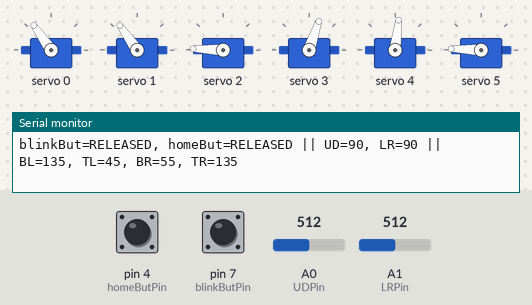
This sketch was run on a simulated Arduino Uno, built with avr-gcc and run on an emulated ATmega328P. On the bench: 6 × servo, the last lines printed to the serial monitor. The inputs (shaded band) are chosen by the test bench; at power-on: pin 7 (blinkButPin) HIGH, A0 (UDPin) = 512, A1 (LRPin) = 512, pin 4 (homeButPin) HIGH. EEPROM starts erased.

Above: at 1.2 s.
1.3 s: pin 7 (blinkButPin) pulled LOW for 0.15 s
At 1.75 s:
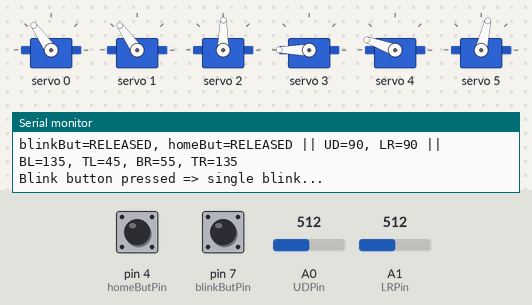
3.4 s: A0 (UDPin) set to 622
At 4.6 s:
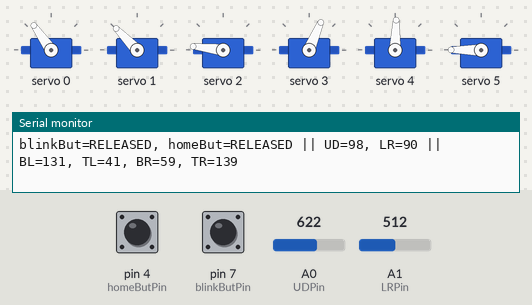
4.9 s: A0 (UDPin) set to 649
At 6.1 s:
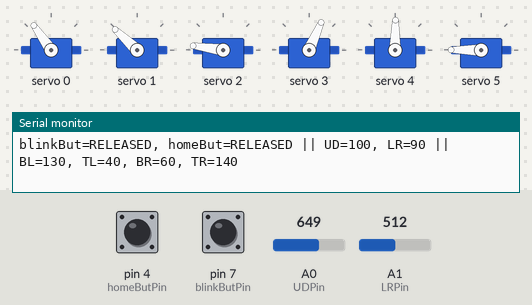
7.9 s: A1 (LRPin) set to 603
At 8.7 s:
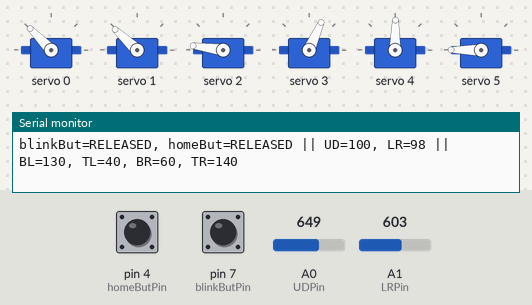
10.9 s: A1 (LRPin) set to 626
At 11.7 s:
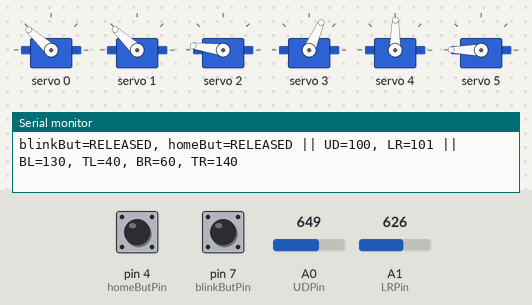
13.9 s: A1 (LRPin) set to 306
At 14.3 s:
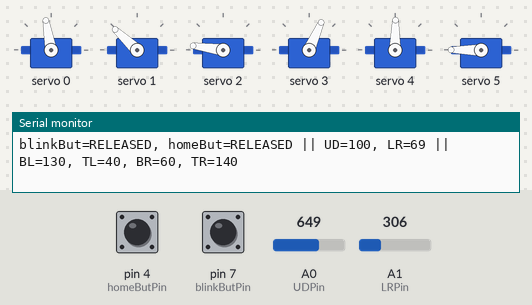
Timing chart, 0 to 16.5 s (numbered marks = the images above; inputs shaded):
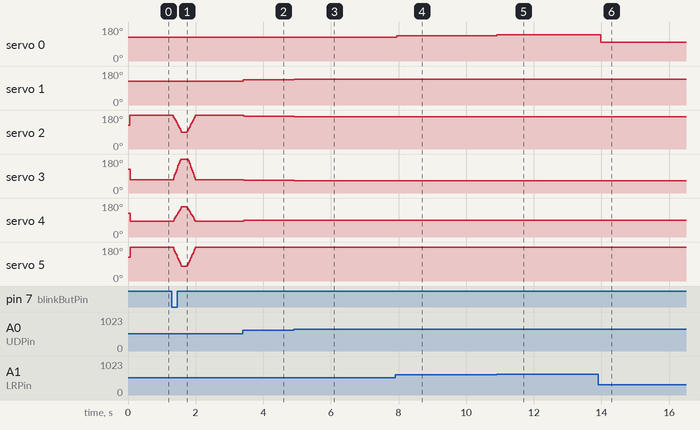

The sketch:

PuppetEyes.ino
```cpp
#include <Wire.h>
#include <Adafruit_PWMServoDriver.h>
#include <EEPROM.h>

// ------------------ PCA9685 Setup ------------------
#define PCA9685_I2C_ADDR 0x40
Adafruit_PWMServoDriver pwm = Adafruit_PWMServoDriver(PCA9685_I2C_ADDR);

#define SERVO_FREQ 50
#define SERVOMIN   150
#define SERVOMAX   600

// ------------------ Servo Channels ------------------
const uint8_t CH_LOOKLR = 0; // Eye left-right
const uint8_t CH_LOOKUD = 1; // Eye up-down
const uint8_t CH_LIDBL  = 2; // Lid bottom-left
const uint8_t CH_LIDTL  = 3; // Lid top-left
const uint8_t CH_LIDBR  = 4; // Lid bottom-right
const uint8_t CH_LIDTR  = 5; // Lid top-right

// Current angles in RAM, also mirrored in EEPROM
int servoAngles[6] = {90,90,90,90,90,90};

// We'll store the "startup" angles here for the Home button.
int startAngles[6] = {90,90,90,90,90,90};

// EEPROM addresses (we write if angle changes in setServoAngle())
const int EEPROM_LOOKLR = 0;
const int EEPROM_LOOKUD = 1;
const int EEPROM_LIDBL  = 2;
const int EEPROM_LIDTL  = 3;
const int EEPROM_LIDBR  = 4;
const int EEPROM_LIDTR  = 5;

// ------------------ Arduino Pins ------------------
// Blink button on pin 7
int blinkButPin   = 7;
// Home button on pin 4
int homeButPin    = 4;
// Joystick
int UDPin         = A0;
int LRPin         = A1;

// Variables for the joystick
int UDState       = 90;
int LRState       = 90;
int lidMod        = 0;

// For button states
int blinkButtonState;
int lastBlinkButtonState = HIGH;
int homeButtonState;
int lastHomeButtonState = HIGH;

// We'll compute normal eyelid angles in loop
int lidBLangle, lidTLangle, lidBRangle, lidTRangle;

// -----------------------------------------------------------------------------
// Write angle to PCA9685 & EEPROM if changed
// -----------------------------------------------------------------------------
void setServoAngle(uint8_t channel, int angle) {
  angle = constrain(angle, 0, 180);
  if (angle != servoAngles[channel]) {
    servoAngles[channel] = angle;
    EEPROM.write(channel, angle); // store
  }
  int pulseLen = map(angle, 0, 180, SERVOMIN, SERVOMAX);
  pwm.setPWM(channel, 0, pulseLen);
}

// -----------------------------------------------------------------------------
// Reads servo angles from EEPROM into servoAngles[], sets them on PCA9685
// -----------------------------------------------------------------------------
void initializeHomePosition() {
  for (uint8_t ch = 0; ch < 6; ch++) {
    int stored = EEPROM.read(ch); // 0..255
    if (stored < 0 || stored > 180) {
      stored = 90;
    }
    servoAngles[ch] = stored;
  }
  // Apply them to the PCA9685
  for (uint8_t ch = 0; ch < 6; ch++) {
    int pulseLen = map(servoAngles[ch], 0, 180, SERVOMIN, SERVOMAX);
    pwm.setPWM(ch, 0, pulseLen);
  }
}

// -----------------------------------------------------------------------------
// Copy the current angles in servoAngles[] to startAngles[]
// This defines "home" as the angles right after program start
// -----------------------------------------------------------------------------
void storeStartupAnglesAsHome() {
  for (uint8_t i = 0; i < 6; i++) {
    startAngles[i] = servoAngles[i];
  }
}

// -----------------------------------------------------------------------------
// Move all servos to the stored "startup/home" angles
// -----------------------------------------------------------------------------
void goHomePositions() {
  Serial.println("Going to Home (startup) positions...");
  for (uint8_t i = 0; i < 6; i++) {
    setServoAngle(i, startAngles[i]);
  }
}

// -----------------------------------------------------------------------------
// Single Blink: close -> pause -> open
// -----------------------------------------------------------------------------
void blinkEyelids() {
  // Capture current (open) angles
  int blOpen = servoAngles[CH_LIDBL];
  int tlOpen = servoAngles[CH_LIDTL];
  int brOpen = servoAngles[CH_LIDBR];
  int trOpen = servoAngles[CH_LIDTR];

  // "Closed" angles
  int blClosed = 60;   // or adjust
  int tlClosed = 150;
  int brClosed = 120;
  int trClosed = 50;

  // Animate open->closed
  int steps = 10;
  for (int i = 1; i <= steps; i++) {
    float t = (float)i / steps;
    setServoAngle(CH_LIDBL, blOpen + t*(blClosed - blOpen));
    setServoAngle(CH_LIDTL, tlOpen + t*(tlClosed - tlOpen));
    setServoAngle(CH_LIDBR, brOpen + t*(brClosed - brOpen));
    setServoAngle(CH_LIDTR, trOpen + t*(trClosed - trOpen));
    delay(15);
  }
  delay(150); // hold closed briefly

  // Animate closed->open
  int blNow = servoAngles[CH_LIDBL];
  int tlNow = servoAngles[CH_LIDTL];
  int brNow = servoAngles[CH_LIDBR];
  int trNow = servoAngles[CH_LIDTR];
  for (int i = 1; i <= steps; i++) {
    float t = (float)i / steps;
    setServoAngle(CH_LIDBL, blNow + t*(blOpen - blNow));
    setServoAngle(CH_LIDTL, tlNow + t*(tlOpen - tlNow));
    setServoAngle(CH_LIDBR, brNow + t*(brOpen - brNow));
    setServoAngle(CH_LIDTR, trNow + t*(trOpen - trNow));
    delay(15);
  }
}

// -----------------------------------------------------------------------------
void setup() {
  Serial.begin(9600);
  Serial.println("Starting Program: Using pin4 for Home, pin7 for Blink");

  pinMode(blinkButPin, INPUT_PULLUP);
  pinMode(homeButPin,  INPUT_PULLUP);

  Wire.begin();
  pwm.begin();
  pwm.setPWMFreq(SERVO_FREQ);

  // 1) Load angles from EEPROM
  initializeHomePosition();

  // 2) Immediately copy those angles to startAngles[]
  //    => these become our "home" angles for the session
  storeStartupAnglesAsHome();

  Serial.println("Servo angles loaded from EEPROM and stored as 'home'.");
}

// -----------------------------------------------------------------------------
void loop() {
  // ========== 1) Check BLINK button (pin7) for single-blink logic ==========
  blinkButtonState = digitalRead(blinkButPin);
  if (lastBlinkButtonState == HIGH && blinkButtonState == LOW) {
    Serial.println("Blink button pressed => single blink...");
    blinkEyelids();
  }
  lastBlinkButtonState = blinkButtonState;

  // ========== 2) Check HOME button (pin4) to go to "startup/home" angles =========
  homeButtonState = digitalRead(homeButPin);
  if (lastHomeButtonState == HIGH && homeButtonState == LOW) {
    Serial.println("Home button pressed => going to 'startup' angles...");
    goHomePositions();
  }
  lastHomeButtonState = homeButtonState;

  // ========== 3) Joystick => Eye movement in real time ==========
  int rawUD = analogRead(UDPin);
  int rawLR = analogRead(LRPin);

  UDState = map(rawUD, 0, 1023, 50, 130);
  LRState = map(rawLR, 0, 1023, 40, 140);

  setServoAngle(CH_LOOKUD, UDState);
  setServoAngle(CH_LOOKLR, LRState);

  // ========== 4) Eyelids => "open" angles by default (unless blinking) ==========
  lidMod     = (40 - UDState) / 2;
  lidBLangle = 160 + lidMod;
  lidTLangle = 70  + lidMod;
  lidBRangle = 30  - lidMod;
  lidTRangle = 110 - lidMod;

  // Each loop, we set them open
  setServoAngle(CH_LIDBL, lidBLangle);
  setServoAngle(CH_LIDTL, lidTLangle);
  setServoAngle(CH_LIDBR, lidBRangle);
  setServoAngle(CH_LIDTR, lidTRangle);

  // ========== 5) Debug Output ==========
  Serial.print("blinkBut=");
  Serial.print(blinkButtonState==LOW ? "PRESSED" : "RELEASED");
  Serial.print(", homeBut=");
  Serial.print(homeButtonState==LOW ? "PRESSED" : "RELEASED");
  Serial.print(" || UD=");
  Serial.print(UDState);
  Serial.print(", LR=");
  Serial.print(LRState);
  Serial.print(" || BL=");
  Serial.print(servoAngles[CH_LIDBL]);
  Serial.print(", TL=");
  Serial.print(servoAngles[CH_LIDTL]);
  Serial.print(", BR=");
  Serial.print(servoAngles[CH_LIDBR]);
  Serial.print(", TR=");
  Serial.println(servoAngles[CH_LIDTR]);

  delay(50);
}
```

Measured:
- after the input at 1.3 s, servo 3: rises from 71° to 180° in 0.21 s, then falls to 71° in 0.44 s; servo 4: rises from 83° to 160° in 0.23 s, then falls to 83° in 0.41 s
- after the input at 3.4 s, servo 1: 125° → 134° at once; servo 2: 178° → 173° at once; servo 3: 71° → 67° at once; servo 4: 83° → 88° at once; servo 5: 178° → 180° at once
- after the input at 4.9 s, servo 1: 134° → 137° at once; servo 2: 173° → 172° at once; servo 3: 67° → 66° at once; servo 4: 88° → 89° at once
- after the input at 7.9 s, servo 0: 125° → 134° after 0.05 s
- after the input at 10.9 s, servo 0: 134° → 138° at once
- after the input at 13.9 s, servo 0: 138° → 100° after 0.08 s
